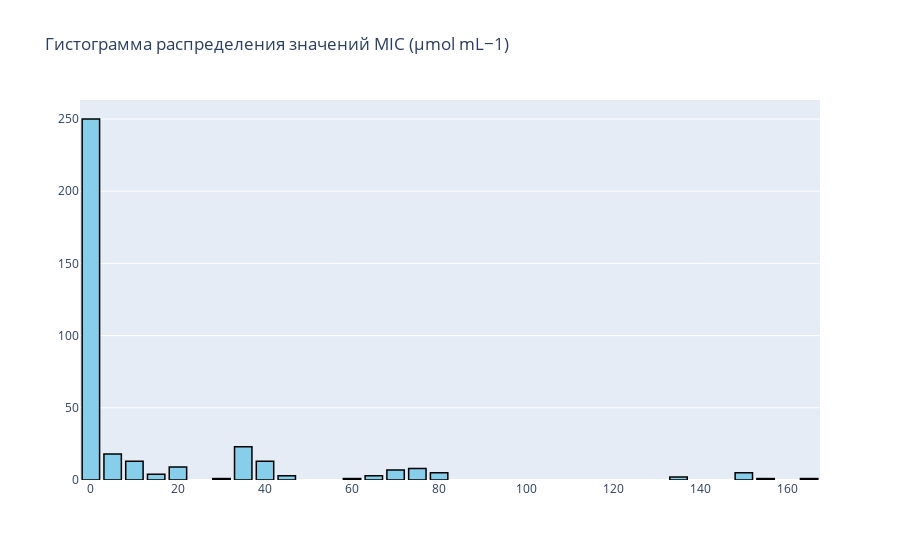

Notebook cell for this chart:
### Code cell
MIC_µmol_mL_1 = "MIC (µmol mL−1)"

data = ds[MIC_µmol_mL_1]
hist = go.Histogram(x=data, nbinsx=40, name='Histogram', marker=dict(color='skyblue', line = dict(color='black', width = 1.5)))
layout = go.Layout(bargap=0.2, title='Гистограмма распределения значений MIC (µmol mL−1)')
fig = go.Figure(data=[hist], layout=layout)

fig.show()
# ДЛЯ ГРАММ

### Figure 1 — Plotly figure (JSON) as saved in the notebook; plotly's stock layout.template omitted (floating-point values rounded to 4 significant figures; data arrays with more than 128 entries replaced by an {"elided": "..."} marker saying what was removed)
{"data": [{"marker": {"color": "skyblue", "line": {"color": "black", "width": 1.5}}, "name": "Histogram", "nbinsx": 40, "type": "histogram", "x": {"elided": "1540 float values"}}], "layout": {"bargap": 0.2, "title": {"text": "Гистограмма распределения значений MIC (µmol mL−1)"}}}
